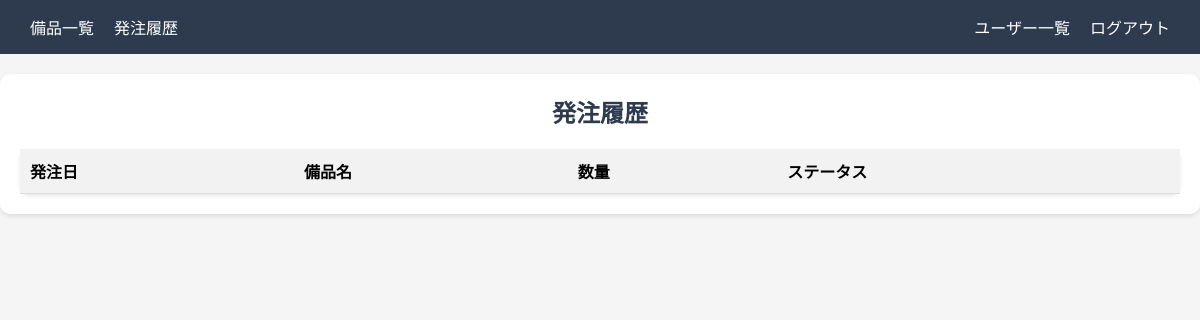
Before: /order_history/ (signed in) with the older database file.
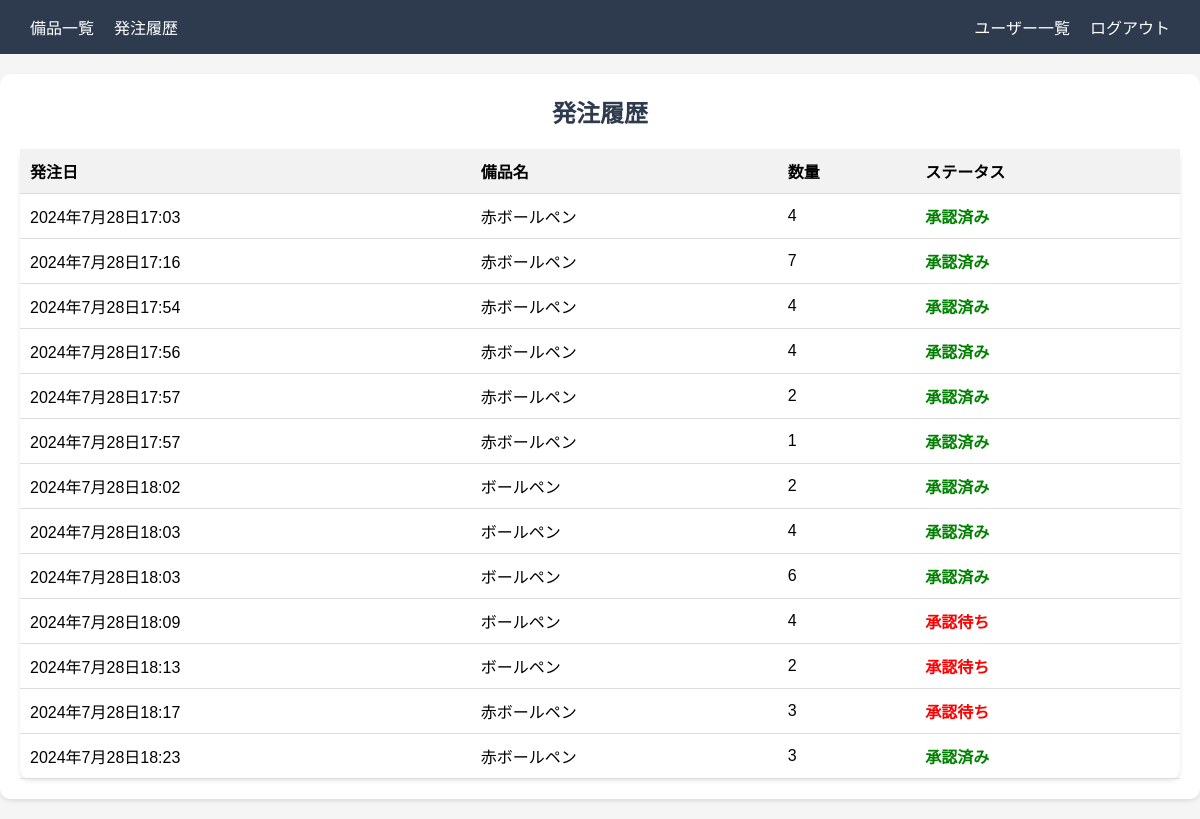
After: the same page with the newer database file.
### equipment/models.py (models this page shows, shortened)
class OrderRequest(models.Model):
    STATUS_CHOICES = [
        ('Pending', '承認待ち'),
        ('Approved', '承認済み')
    ]
    equipment = models.ForeignKey(Equipment, on_delete=models.CASCADE)
    user = models.ForeignKey(User, on_delete=models.CASCADE)
    quantity_requested = models.IntegerField()
    request_date = models.DateTimeField(auto_now_add=True)
    status = models.CharField(max_length=100, choices=STATUS_CHOICES, default='Pending')
    approved = models.BooleanField(default=False)

class Equipment(models.Model):
    name = models.CharField("名前", max_length=100)
    category = models.CharField("カテゴリ", max_length=100)
    status = models.CharField("状態", max_length=100)
    location = models.CharField("設置場所", max_length=100)
    description = models.TextField("説明")
    image = models.ImageField("画像", upload_to='equipment_images/', null=True, blank=True)
    quantity = models.PositiveIntegerField("在庫数", default=1)

### equipment/views.py (the view)
# urls.py: path('order_history/', views.order_history, name='order_history'),
@login_required
def order_history(request):
    if request.user.is_superuser:
        orders = OrderRequest.objects.all()
    else:
        orders = OrderRequest.objects.filter(user=request.user)
    return render(request, 'equipment/order_history.html', {'orders': orders})

### templates/equipment/order_history.html (shortened to what this page needs)
{% extends 'base.html' %}
{% block content %}
<h1 class="center-text">発注履歴</h1>
<table class="center-text">
  <thead>
    <tr>
      <th>発注日</th>
      <th>備品名</th>
      <th>数量</th>
      <th>ステータス</th>
    </tr>
  </thead>
  <tbody>
    {% for order in orders %}
    <tr>
      <td>{{ order.request_date }}</td>
      <td>{{ order.equipment.name }}</td>
      <td>{{ order.quantity_requested }}</td>
      <td>
        <span class="{% if order.status == 'Approved' %}status-approved{% else %}status-pending{% endif %}">
          {{ order.get_status_display }}
        </span>
      </td>
    </tr>
    {% endfor %}
  </tbody>
</table>
{% endblock %}

Changed rows visible on the page:
added OrderRequest: request_date "2024年7月28日17:03", equipment.name "赤ボールペン", quantity_requested "4", status "承認済み"
added OrderRequest: request_date "2024年7月28日17:16", equipment.name "赤ボールペン", quantity_requested "7", status "承認済み"
added OrderRequest: request_date "2024年7月28日17:54", equipment.name "赤ボールペン", quantity_requested "4", status "承認済み"
added OrderRequest: request_date "2024年7月28日17:56", equipment.name "赤ボールペン", quantity_requested "4", status "承認済み"
added OrderRequest: request_date "2024年7月28日17:57", equipment.name "赤ボールペン", quantity_requested "2", status "承認済み"
added OrderRequest: request_date "2024年7月28日17:57", equipment.name "赤ボールペン", quantity_requested "1", status "承認済み"
added OrderRequest: request_date "2024年7月28日18:02", equipment.name "ボールペン", quantity_requested "2", status "承認済み"
added OrderRequest: request_date "2024年7月28日18:03", equipment.name "ボールペン", quantity_requested "4", status "承認済み"
added OrderRequest: request_date "2024年7月28日18:03", equipment.name "ボールペン", quantity_requested "6", status "承認済み"
added OrderRequest: request_date "2024年7月28日18:09", equipment.name "ボールペン", quantity_requested "4", status "承認待ち"
added OrderRequest: request_date "2024年7月28日18:13", equipment.name "ボールペン", quantity_requested "2", status "承認待ち"
added OrderRequest: request_date "2024年7月28日18:17", equipment.name "赤ボールペン", quantity_requested "3", status "承認待ち"
added OrderRequest: request_date "2024年7月28日18:23", equipment.name "赤ボールペン", quantity_requested "3", status "承認済み"
